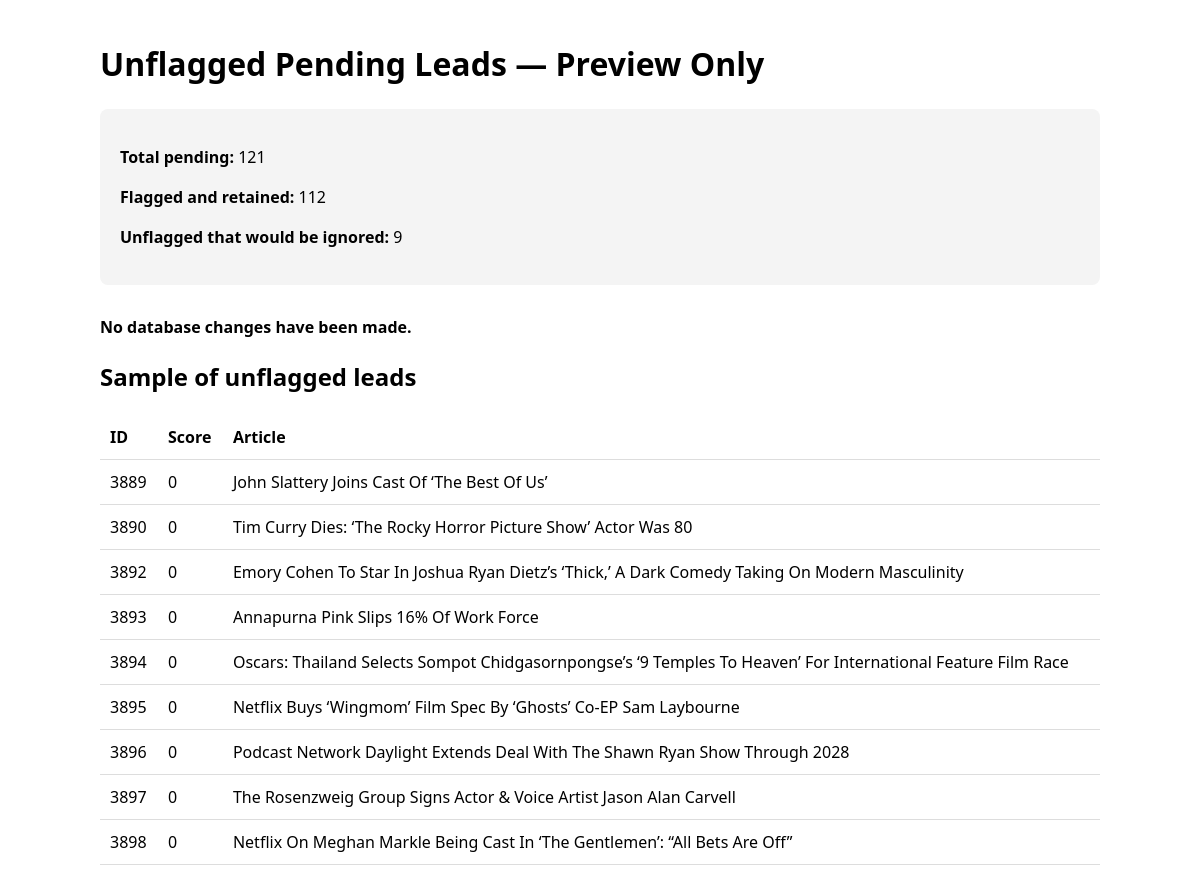
The app's page /scripts/preview-ignore-unflagged.php with its own data.
### tables this page shows
CREATE TABLE leads (
        id INTEGER PRIMARY KEY AUTOINCREMENT,
        rss_guid TEXT NOT NULL UNIQUE,
        source TEXT NOT NULL DEFAULT 'Deadline',
        article_title TEXT NOT NULL,
        article_url TEXT NOT NULL,
        article_excerpt TEXT,
        published_at TEXT,
        status TEXT NOT NULL DEFAULT 'pending',
        notes TEXT,
        reviewed_at TEXT,
        created_at TEXT NOT NULL DEFAULT CURRENT_TIMESTAMP,
        updated_at TEXT NOT NULL DEFAULT CURRENT_TIMESTAMP
    , featured_image_url TEXT);

### scripts/preview-ignore-unflagged.php (the view, shortened to what this page needs)
<?php
$db = get_db();
$potentialKeywords = [
    'adaptation'    => 5,
    'based on'      => 5,
    'optioned'      => 5,
    'novel'         => 4,
    'book'          => 3,
    'memoir'        => 3,
    'graphic novel' => 4,
    'short story'   => 4,
    'bestseller'    => 2,
    'author'        => 2,
];
$stmt = $db->query("
    SELECT id, article_title, article_excerpt, published_at
    FROM leads
    WHERE status = 'pending'
    ORDER BY published_at DESC
");
$pendingCount = 0;
$flaggedCount = 0;
$unflaggedCount = 0;
$unflagged = [];
while ($lead = $stmt->fetch(PDO::FETCH_ASSOC)) {
    $pendingCount++;
    $potentialText = strtolower(
        ($lead['article_title'] ?? '') . ' ' .
        ($lead['article_excerpt'] ?? '')
    );
    $potentialScore = 0;
    foreach ($potentialKeywords as $keyword => $points) {
        if (str_contains($potentialText, $keyword)) {
            $potentialScore += $points;
        }
    }
    if ($potentialScore >= 3) {
        $flaggedCount++;
    } else {
        $unflaggedCount++;
        $unflagged[] = [
            'id' => $lead['id'],
            'title' => $lead['article_title'],
            'score' => $potentialScore,
        ];
    }
}
?>
<!doctype html>
<html lang="en">
<head>
</head>
<body>
<h1>Unflagged Pending Leads — Preview Only</h1>
<div class="summary">
    <p><strong>Total pending:</strong> <?= number_format($pendingCount) ?></p>
    <p><strong>Flagged and retained:</strong> <?= number_format($flaggedCount) ?></p>
    <p><strong>Unflagged that would be ignored:</strong> <?= number_format($unflaggedCount) ?></p>
</div>
<p>
    <strong>No database changes have been made.</strong>
</p>
<h2>Sample of unflagged leads</h2>
<table>
    <thead>
    <tr>
        <th>ID</th>
        <th>Score</th>
        <th>Article</th>
    </tr>
    </thead>
    <tbody>
    <?php foreach (array_slice($unflagged, 0, 100) as $lead): ?>
        <tr>
            <td><?= htmlspecialchars((string) $lead['id']) ?></td>
            <td><?= htmlspecialchars((string) $lead['score']) ?></td>
            <td><?= htmlspecialchars($lead['title']) ?></td>
        </tr>
    <?php endforeach; ?>
    </tbody>
</table>
</body>
</html>

### scripts/preview-ignore-unflagged.php (style rules this page uses)
body { font-family: system-ui, sans-serif; max-width: 1000px; margin: 40px auto; padding: 0 20px; line-height: 1.5; }
.summary { padding: 20px; background: #f4f4f4; border-radius: 8px; margin-bottom: 30px; }
table { width: 100%; border-collapse: collapse; }
th, td { text-align: left; padding: 10px; border-bottom: 1px solid #ddd; }

### records on screen
leads: id "3889", score "0", article_title "John Slattery Joins Cast Of ‘The Best Of Us’"
leads: id "3890", score "0", article_title "Tim Curry Dies: ‘The Rocky Horror Picture Show’ Actor Was 80"
leads: id "3892", score "0", article_title "Emory Cohen To Star In Joshua Ryan Dietz’s ‘Thick,’ A Dark Comedy Taking On Modern Masculinity"
leads: id "3893", score "0", article_title "Annapurna Pink Slips 16% Of Work Force"
leads: id "3894", score "0", article_title "Oscars: Thailand Selects Sompot Chidgasornpongse’s ‘9 Temples To Heaven’ For International Feature Film Race"
leads: id "3895", score "0", article_title "Netflix Buys ‘Wingmom’ Film Spec By ‘Ghosts’ Co-EP Sam Laybourne"
leads: id "3896", score "0", article_title "Podcast Network Daylight Extends Deal With The Shawn Ryan Show Through 2028"
leads: id "3897", score "0", article_title "The Rosenzweig Group Signs Actor & Voice Artist Jason Alan Carvell"
leads: id "3898", score "0", article_title "Netflix On Meghan Markle Being Cast In ‘The Gentlemen’: “All Bets Are Off”"

### other values on screen
$pendingCount "121"
$flaggedCount "112"
$unflaggedCount "9"
